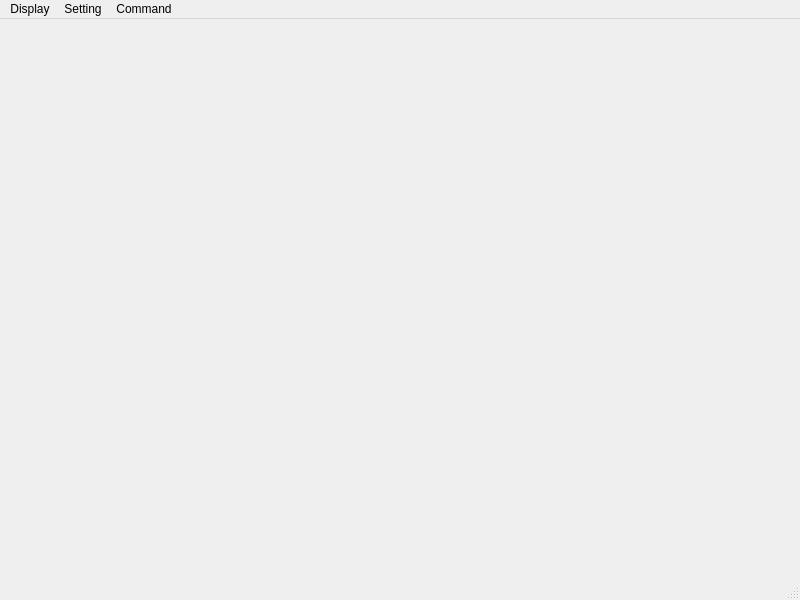
<?xml version="1.0" encoding="UTF-8"?>
<ui version="4.0">
 <class>MainWindow</class>
 <widget class="QMainWindow" name="MainWindow">
  <property name="geometry">
   <rect>
    <x>0</x>
    <y>0</y>
    <width>800</width>
    <height>600</height>
   </rect>
  </property>
  <property name="windowTitle">
   <string>Robot Monitor</string>
  </property>
  <widget class="QWidget" name="centralwidget">
   <layout class="QGridLayout" name="gridLayout">
    <property name="leftMargin">
     <number>1</number>
    </property>
    <property name="topMargin">
     <number>1</number>
    </property>
    <property name="rightMargin">
     <number>1</number>
    </property>
    <property name="bottomMargin">
     <number>1</number>
    </property>
    <property name="spacing">
     <number>1</number>
    </property>
   </layout>
  </widget>
  <widget class="QMenuBar" name="menubar">
   <property name="geometry">
    <rect>
     <x>0</x>
     <y>0</y>
     <width>1119</width>
     <height>24</height>
    </rect>
   </property>
   <widget class="QMenu" name="menuDisplay">
    <property name="title">
     <string>Display</string>
    </property>
    <addaction name="actionAuto_Scaling"/>
    <addaction name="actionClear"/>
    <addaction name="actionJoint_1"/>
    <addaction name="actionJoint_2"/>
    <addaction name="actionJoint_3"/>
    <addaction name="actionJoint_4"/>
    <addaction name="actionJoint_5"/>
    <addaction name="actionJoint_6"/>
    <addaction name="actionJoint_7"/>
   </widget>
   <widget class="QMenu" name="menuSetting">
    <property name="title">
     <string>Setting</string>
    </property>
    <addaction name="actionWindow_Width"/>
    <addaction name="actionLine_Width"/>
    <addaction name="actionZoom_In"/>
    <addaction name="actionZoom_Out"/>
    <addaction name="actionZoom_Reset"/>
    <addaction name="actionLoging"/>
   </widget>
   <widget class="QMenu" name="menuCommand">
    <property name="title">
     <string>Command</string>
    </property>
    <addaction name="actionSave_Data"/>
   </widget>
   <addaction name="menuDisplay"/>
   <addaction name="menuSetting"/>
   <addaction name="menuCommand"/>
  </widget>
  <widget class="QStatusBar" name="statusbar"/>
  <action name="actionClear">
   <property name="text">
    <string>Clear</string>
   </property>
  </action>
  <action name="actionJoint_1">
   <property name="checkable">
    <bool>true</bool>
   </property>
   <property name="checked">
    <bool>true</bool>
   </property>
   <property name="text">
    <string>Joint 1</string>
   </property>
  </action>
  <action name="actionJoint_2">
   <property name="checkable">
    <bool>true</bool>
   </property>
   <property name="checked">
    <bool>true</bool>
   </property>
   <property name="text">
    <string>Joint 2</string>
   </property>
  </action>
  <action name="actionJoint_3">
   <property name="checkable">
    <bool>true</bool>
   </property>
   <property name="checked">
    <bool>true</bool>
   </property>
   <property name="text">
    <string>Joint 3</string>
   </property>
  </action>
  <action name="actionJoint_4">
   <property name="checkable">
    <bool>true</bool>
   </property>
   <property name="checked">
    <bool>true</bool>
   </property>
   <property name="text">
    <string>Joint 4</string>
   </property>
  </action>
  <action name="actionJoint_5">
   <property name="checkable">
    <bool>true</bool>
   </property>
   <property name="checked">
    <bool>true</bool>
   </property>
   <property name="text">
    <string>Joint 5</string>
   </property>
  </action>
  <action name="actionJoint_6">
   <property name="checkable">
    <bool>true</bool>
   </property>
   <property name="checked">
    <bool>true</bool>
   </property>
   <property name="text">
    <string>Jiont 6</string>
   </property>
  </action>
  <action name="actionJoint_7">
   <property name="checkable">
    <bool>true</bool>
   </property>
   <property name="checked">
    <bool>true</bool>
   </property>
   <property name="text">
    <string>Joint 7</string>
   </property>
  </action>
  <action name="actionAuto_Scaling">
   <property name="checkable">
    <bool>true</bool>
   </property>
   <property name="checked">
    <bool>true</bool>
   </property>
   <property name="text">
    <string>Auto Scaling</string>
   </property>
  </action>
  <action name="actionWindow_Width">
   <property name="text">
    <string>Window Width</string>
   </property>
  </action>
  <action name="actionZoom_In">
   <property name="text">
    <string>Zoom In</string>
   </property>
  </action>
  <action name="actionZoom_Out">
   <property name="text">
    <string>Zoom Out</string>
   </property>
  </action>
  <action name="actionZoom_Reset">
   <property name="text">
    <string>Zoom Reset</string>
   </property>
  </action>
  <action name="actionLoging">
   <property name="checkable">
    <bool>true</bool>
   </property>
   <property name="text">
    <string>Logging</string>
   </property>
  </action>
  <action name="actionSave_Data">
   <property name="text">
    <string>Save Data</string>
   </property>
  </action>
  <action name="actionLine_Width">
   <property name="text">
    <string>Line Width</string>
   </property>
  </action>
  <action name="actionService">
   <property name="text">
    <string>Stop Service</string>
   </property>
  </action>
 </widget>
 <resources/>
 <connections/>
</ui>
